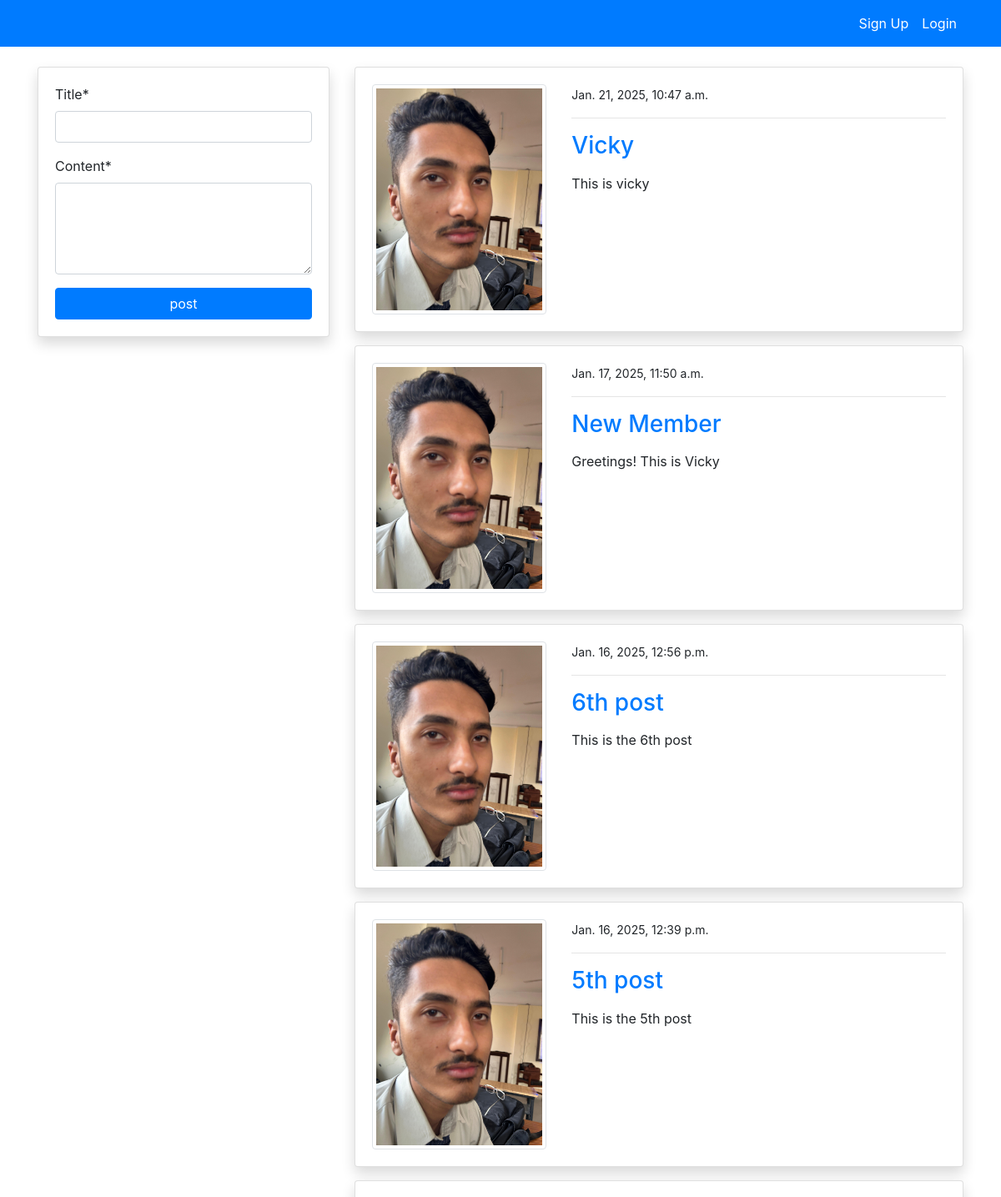
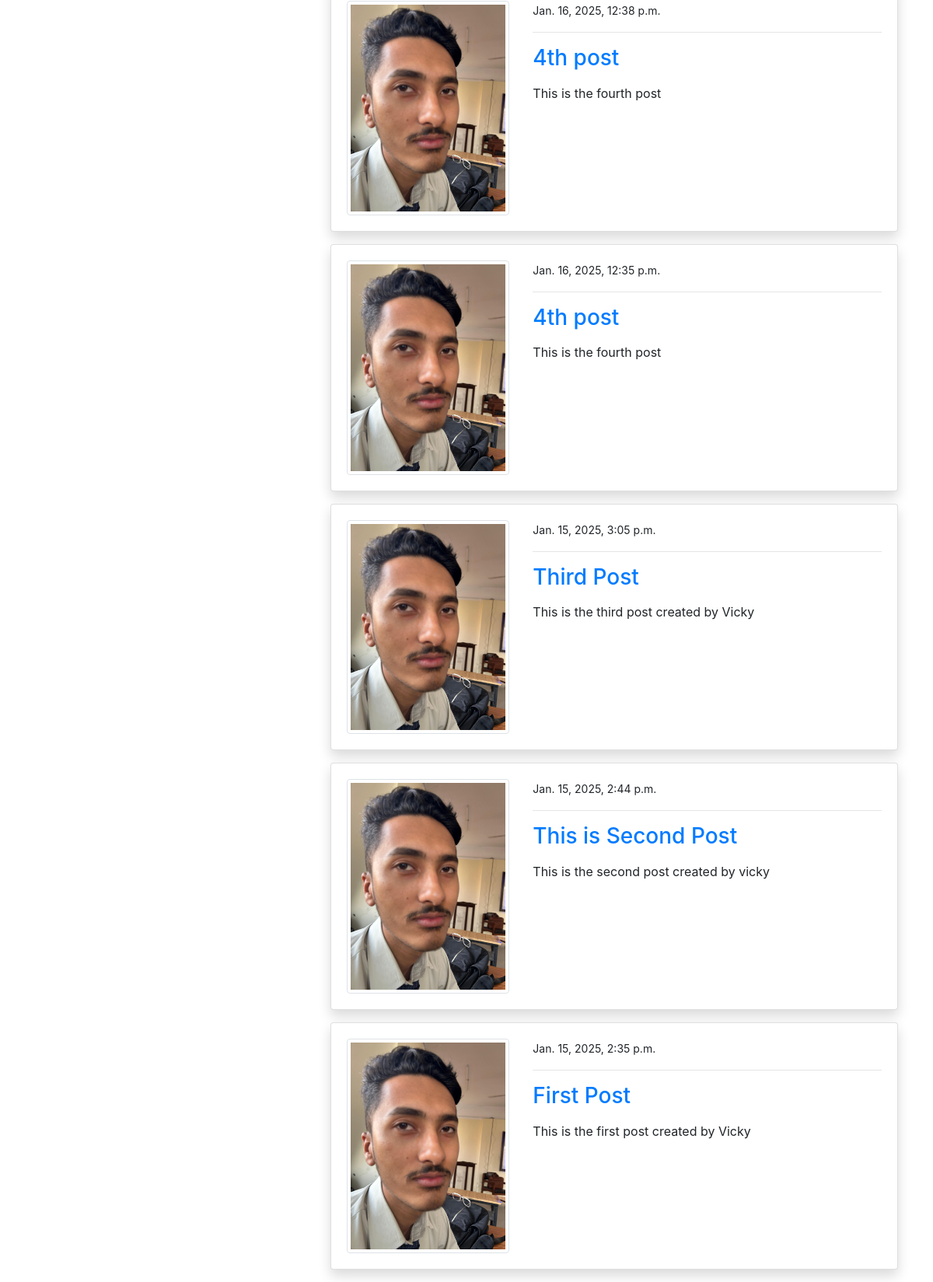
/blog/, run on an earlier commit of the app's database (2 pictures, top to bottom).
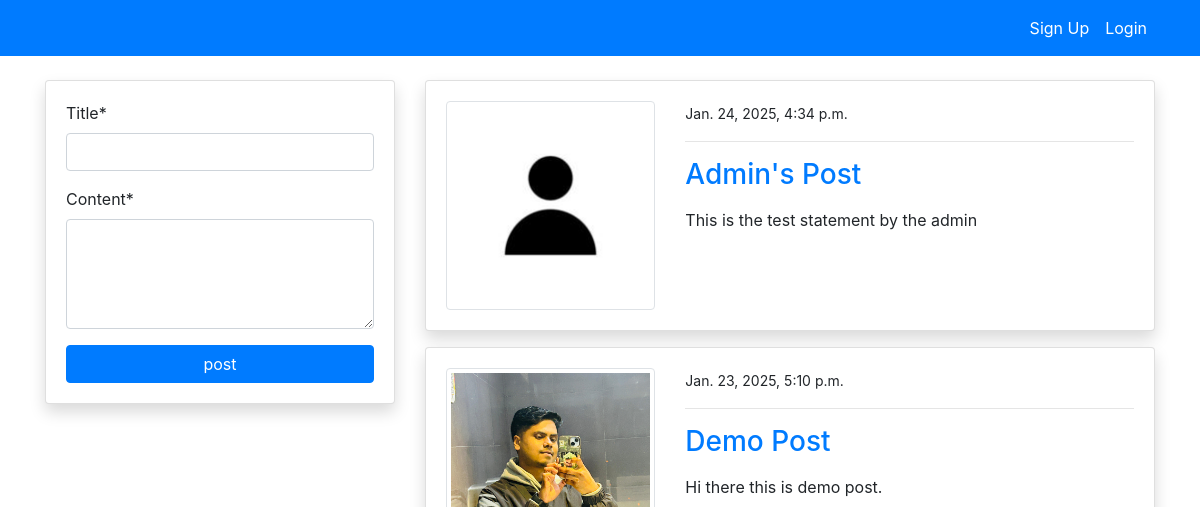
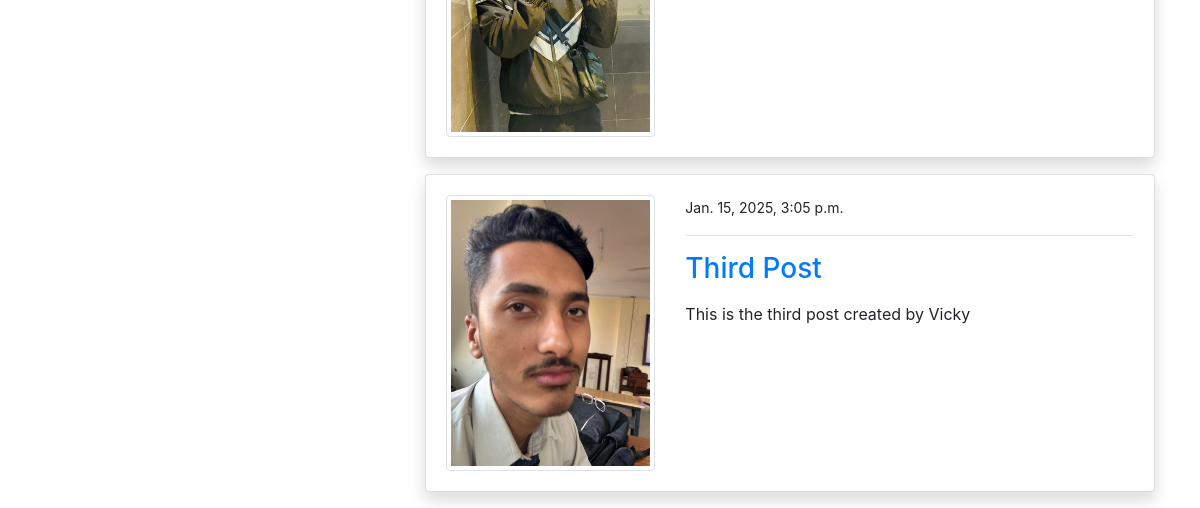
And on a later commit of the database (2 pictures, top to bottom).
### blog/models.py (models this page shows, shortened)
class PostModel(models.Model):
    title = models.CharField(max_length=255)
    content = models.TextField()
    author = models.ForeignKey(User, on_delete=models.CASCADE)
    date_created = models.DateTimeField(auto_now_add=True)
    class  Meta:
        ordering = ('-date_created',)

### users/models.py (models this page shows, shortened)
class ProfileModel(models.Model):
    user = models.OneToOneField(User, on_delete=models.CASCADE)
    image =models.ImageField(default='image.png', upload_to='profile', validators=[FileExtensionValidator(['png','jpg'])])
    bio = models.TextField(max_length=500, blank=True)

### blog/views.py (the view, shortened to what this page needs)
# urls.py: path('blog/', views.index, name='blog-index'),
def index(request):
    posts = PostModel.objects.all()
    form = PostModelForm()
    context ={
        'posts': posts,
        'form': form
    }
    return render(request, 'blog/index.html',context)

### blog/forms.py
class PostModelForm(forms.ModelForm):
    content =forms.CharField(widget=forms.Textarea(attrs={'rows': 4}))
    class Meta:
        model = PostModel
        fields = ('title', 'content')

### blog/templates/blog/index.html (shortened to what this page needs)
{% extends "partials/base.html" %}
{% load crispy_forms_tags %}
{% block content %}
 <div class="container">
    <div class="row mt-5 pt-3">
        <div class="col-md-4">
            <div class="card my-3 shadow" >
                <div class="card-body" >
                    <form method="POST">
                        {{ form|crispy }}
                        <input class='btn btn-primary btn-block' type="submit" value="post">
                    </form>
                </div>
            </div>
        </div>
        <div class="col-md-8">
            {% for post in posts %}
            <div class="card shadow my-3" >
                <div class="card-body">
                    <div class="row">
                        <div class="col-md-4">
                            <img class="img-thumbnail" src="{{ post.author.profilemodel.image.url }}" alt="img">
                        </div>
                        <div class="col-md-8">
                            <small>{{ post.date_created }}</small>
                            <hr>
                            <a  class="h3" href="{% url 'blog-post-detail' post.id %} ">{{post.title}}</a>
                            <p class="text-justify my-3">
                                {{ post.content }}
                            </p>
                        </div>
                    </div>
                </div>
            </div>
            {% endfor %}
        </div>
    </div>
 </div>
{% endblock %}

### blog/templates/partials/base.html (shortened to what this page needs)
{% load static %}
<!doctype html>
<html lang="en">
  <head>
    <link rel="stylesheet" href="https://cdn.jsdelivr.net/npm/bootstrap@4.6.2/dist/css/bootstrap.min.css">
    <link rel="stylesheet" href="{% static '/style.css' %}">
  </head>
  <body>
    {% include "partials/nav.html" %}
    {% block content %}
    {% endblock %}
  </body>
</html>

### blog/templates/partials/nav.html (shortened to what this page needs)
<nav class="navbar navbar-expand-lg navbar-primary bg-primary fixed-top">
    <div class="container">
      {% if request.user.is_authenticated %}
      <a class="navbar-brand text-white" href="{% url 'blog-index' %}">PostScribers</a>
      <button class="navbar-toggler" type="button" data-toggle="collapse" data-target="#navbarSupportedContent" aria-controls="navbarSupportedContent" aria-expanded="false" aria-label="Toggle navigation">
      <span class="navbar-toggler-icon"></span>
      </button>
    <div class="collapse navbar-collapse" id="navbarSupportedContent">
      <ul class="navbar-nav ml-auto">
        <li class="nav-item active">
          <a class="nav-link text-white" href="{% url 'users-profile' %}">Profile <span class="sr-only">(current)</span></a>
        </li>
        <li class="nav-item">
          <a class="nav-link text-white" href="{% url 'users-logout' %}">Logout</a>
        </li>
      </ul>
      {% else %}
      <ul class="navbar-nav ml-auto">
        <li class="nav-item active">
          <a class="nav-link text-white" href="{% url 'users-sign-up' %}">Sign Up <span class="sr-only">(current)</span></a>
        </li>
        <li class="nav-item">
          <a class="nav-link text-white" href="{% url 'users-login' %}"> Login </a>
        </li>
      </ul>
      {% endif %}
     </div>
</nav>

What changed in the data, as far as the page shows it:
removed PostModel: author.profilemodel.image (picture), date_created "Jan. 21, 2025, 10:47 a.m.", title "Vicky", content "This is vicky"
removed PostModel: author.profilemodel.image (picture), date_created "Jan. 17, 2025, 11:50 a.m.", title "New Member", content "Greetings! This is Vicky"
removed PostModel: author.profilemodel.image (picture), date_created "Jan. 16, 2025, 12:56 p.m.", title "6th post", content "This is the 6th post"
removed PostModel: author.profilemodel.image (picture), date_created "Jan. 16, 2025, 12:39 p.m.", title "5th post", content "This is the 5th post"
removed PostModel: author.profilemodel.image (picture), date_created "Jan. 16, 2025, 12:38 p.m.", title "4th post", content "This is the fourth post"
removed PostModel: author.profilemodel.image (picture), date_created "Jan. 16, 2025, 12:35 p.m.", title "4th post", content "This is the fourth post"
removed PostModel: author.profilemodel.image (picture), date_created "Jan. 15, 2025, 2:44 p.m.", title "This is Second Post", content "This is the second post created by vicky"
removed PostModel: author.profilemodel.image (picture), date_created "Jan. 15, 2025, 2:35 p.m.", title "First Post", content "This is the first post created by Vicky"
added PostModel: author.profilemodel.image (picture), date_created "Jan. 24, 2025, 4:34 p.m.", title "Admin's Post", content "This is the test statement by the admin"
added PostModel: author.profilemodel.image (picture), date_created "Jan. 23, 2025, 5:10 p.m.", title "Demo Post", content "Hi there this is demo post."
